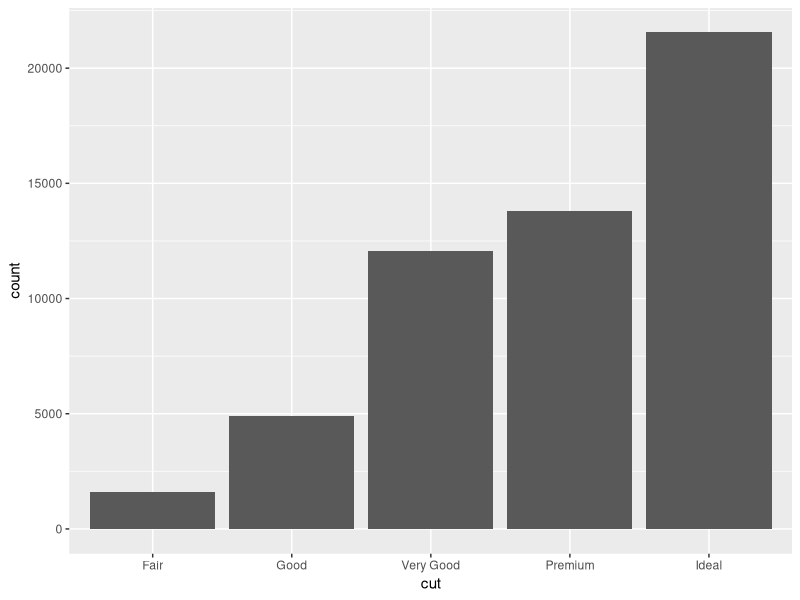
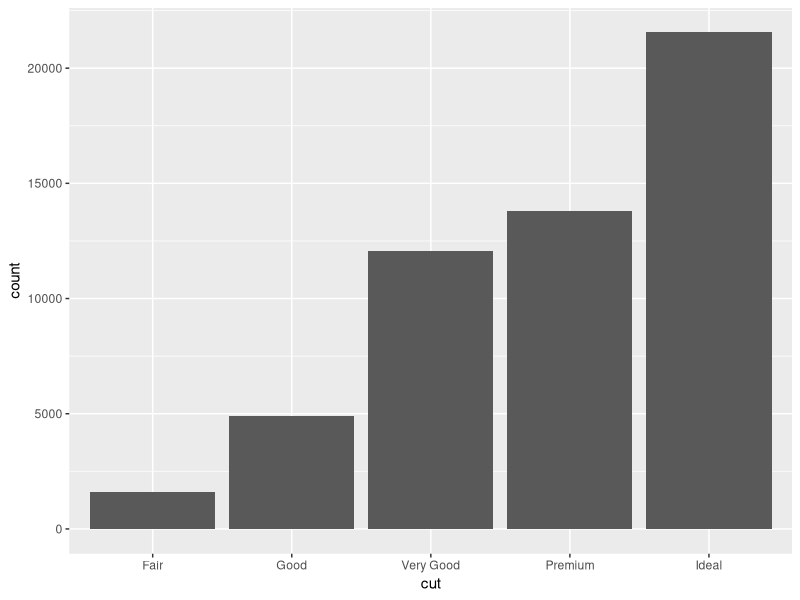
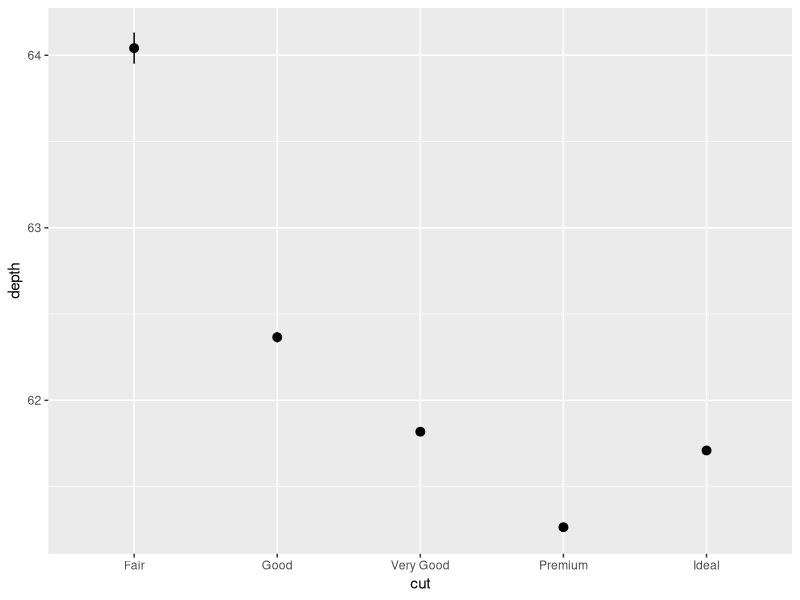

These figures' R source, in order:
# Exercise 2: advanced ggplot2 practice

# Install and load the `ggplot2` package
#install.packages('ggplot2')
library(ggplot2)

# For this exercise you will again be working with the `diamonds` data set.
# Use `?diamonds` to review details about this data set
?diamonds

## Statistical Transformations

# Draw a bar chart of the diamonds data, organized by cut
# Each bar's height is based on the "count" (number) of diamonds with that cut
ggplot(data = diamonds) +
  geom_bar(mapping = aes(x = cut))

# Use the `stat_count` to apply the statistical transformation "count" to the 
# diamonds by cut. You do not need a separate geometry layer!
ggplot(data = diamonds) +
  stat_count(mapping = aes(x = cut))

# Use the `stat_summary` function to draw a chart with a summary layer.
# Map the x-position to diamond `cut`, and the y-position to diamond `depth`
# Bonus: use `min` as the function ymin, `max` as the function ymax, and `median` 
# as the function y
ggplot(data = diamonds) +
  stat_summary(mapping = aes(x = cut, y = depth))


## Position Adjustments

# Draw a bar chart of diamonds organized by cut, with each bar filled by clarity.
# You should see a _stacked_ bar chart.


# Draw the same chart again, but with each element positioned to "fill" the y axis


# Draw the same chart again, but with each element positioned to "dodge" each other


# Draw a plot with point geometry with the x-position mapped to `cut` and the 
# y-position mapped to `clarity`
# This creates a "grid" grouping the points


# Use the "jitter" position adjustment to keep the points from all overlapping!
# (This works a little better with a sample of diamond data, such as from the 
# previous exercise).



## Scales

# Draw a "boxplot" (with `geom_boxplot`) for the diamond's price (y) by color (x)


# This has a lot of outliers, making it harder to read. To fix this, draw the 
# same plot but with a _logarithmic_ scale for the y axis.


# For another version, draw the same plot but with `violin` geometry instead of 
# `boxplot` geometry!
# How does the logarithmic scale change the data presentation?


# Another interesting plot: draw a plot of the diamonds price (y) by carat (x), 
# using a heatmap of 2d bins (geom_bin2d)
# What happens when you make the x and y channels scale logarithmically?


# Draw a scatter plot for the diamonds price (y) by carat (x). Color each point
# by the clarity (Remember, this will take a while. Use a sample of the diamonds 
# for faster results)


# Change the color of the previous plot using a ColorBrewer scale of your choice. 
# What looks nice?



## Coordinate Systems

# Draw a bar chart with x-position and fill color BOTH mapped to cut
# For best results, SET the `width` of the geometry to be 1 (fill plot, no space
# between)
# TIP: You can save the plot to a variable for easier modifications


# Draw the same chart, but with the coordinate system flipped


# Draw the same chart, but in a polar coordinate system. It's a Coxcomb chart!



## Facets

# Take the scatter plot of price by carat data (colored by clarity) and add 
# _facets_ based on the diamond's `color`



## Saving Plots

# Use the `ggsave()` function to save the current (recent) plot to disk.
# Name the output file "my-plot.png".
# Make sure you've set the working directory!!

